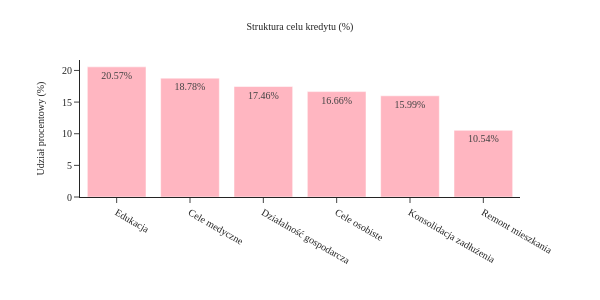

The cell this chart's notebook holds for it:
### Code cell
# słownik tłumaczeń
mapowanie_loan_intent = {
    "EDUCATION": "Edukacja",
    "MEDICAL": "Cele medyczne",
    "VENTURE": "Działalność gospodarcza",
    "PERSONAL": "Cele osobiste",
    "DEBTCONSOLIDATION": "Konsolidacja zadłużenia",
    "HOMEIMPROVEMENT": "Remont mieszkania"
}

udzialy = (
    data_proc['loan_intent']
    .map(mapowanie_loan_intent)
    .value_counts(normalize=True)
    .sort_values(ascending=False)
)

fig = px.bar(
    x=udzialy.index,
    y=udzialy.values * 100,
    text=[f"{v*100:.2f}%" for v in udzialy.values],
    template='presentation',
    color_discrete_sequence=custom_pink
)

fig.update_traces(
    textfont=dict(size=10, family="Times New Roman")
)

fig.update_layout(
    width=600,
    height=300,
    template="simple_white",
    font=dict(  
        family="Times New Roman",
        size=10
    ),
    title=dict(
        text='Struktura celu kredytu (%)',
        x=0.5,
        xanchor='center',
        font=dict(size=10)
    ),
    xaxis=dict(
        title=dict(text='', font=dict(size=10)),
        tickfont=dict(size=10)
    ),
    yaxis=dict(
        title=dict(text='Udział procentowy (%)', font=dict(size=10)),
        tickfont=dict(size=10)
    )
)

fig.show()

### Figure 1 — Plotly figure (JSON) as saved in the notebook; plotly's stock layout.template omitted (floating-point values rounded to 4 significant figures)
{"data": [{"hovertemplate": "x=%{x}<br>y=%{y}<br>text=%{text}<extra></extra>", "legendgroup": "", "marker": {"color": "#FFB6C1", "pattern": {"shape": ""}}, "name": "", "orientation": "v", "showlegend": false, "text": ["20.57%", "18.78%", "17.46%", "16.66%", "15.99%", "10.54%"], "textfont": {"family": "Times New Roman", "size": 10}, "textposition": "auto", "type": "bar", "x": ["Edukacja", "Cele medyczne", "Działalność gospodarcza", "Cele osobiste", "Konsolidacja zadłużenia", "Remont mieszkania"], "xaxis": "x", "y": [20.57, 18.78, 17.46, 16.66, 15.99, 10.54], "yaxis": "y"}], "layout": {"barmode": "relative", "font": {"family": "Times New Roman", "size": 10}, "height": 300, "legend": {"tracegroupgap": 0}, "margin": {"t": 60}, "title": {"font": {"size": 10}, "text": "Struktura celu kredytu (%)", "x": 0.5, "xanchor": "center"}, "width": 600, "xaxis": {"anchor": "y", "domain": [0, 1], "tickfont": {"size": 10}, "title": {"font": {"size": 10}, "text": ""}}, "yaxis": {"anchor": "x", "domain": [0, 1], "tickfont": {"size": 10}, "title": {"font": {"size": 10}, "text": "Udział procentowy (%)"}}}}
